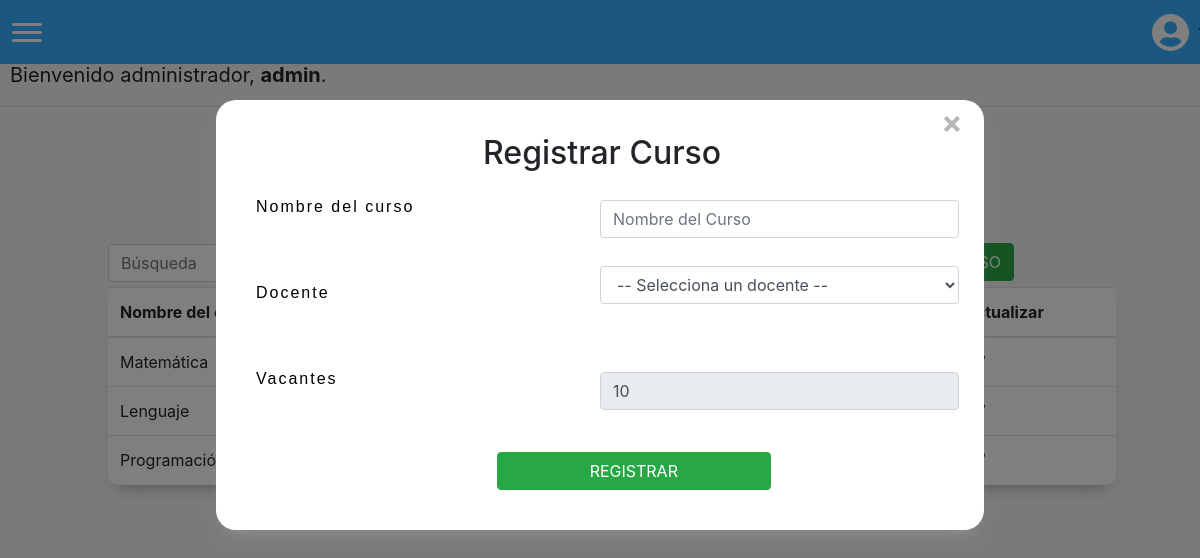
The page /crearcurso (signed in) on the database its author committed.
### matricula/models.py (models this page shows)
class User(AbstractUser):
    pass

class Curso(models.Model):
    nombreCurso = models.CharField(max_length=255, unique=True)
    profesor = models.ForeignKey(Profesor, on_delete=models.CASCADE, related_name="profesor")
    activo = models.BooleanField()
    vacantes = models.IntegerField(default=0)

### matricula/views.py (the view, shortened to what this page needs)
# urls.py: path('crearcurso', views.crearCurso, name='crearcurso'),
@login_required(login_url='/login')
def crearCurso(request):
    return render(request, "matricula/crearcurso.html", {
        'profesores': Profesor.objects.all(),
        'cursos': Curso.objects.all()
        })

### matricula/templates/matricula/crearcurso.html (shortened to what this page needs)
{% extends "matricula/layout.html" %}
{% block body %}
<div id="Form">
    <h2 id="formTitle">Registrar Curso</h2>
    <form action="{% url 'crearcurso' %}" method="post">
        <div id="registerForm">
            <div class="form-group row">
                <p class="col-sm-6">Nombre del curso</p>
                <input id="txtNombreCurso" autofocus class="form-control col-sm-6" type="text" name="nombreCurso" placeholder="Nombre del Curso" maxlength="50" required>
            </div>
            <div class="form-group row">
                <p class="col-sm-6">Docente</p>
                <select id="selectDocente" class="form-control col-sm-6" name="profesor" placeholder="Docente" required>
                    <option disabled selected value> -- Selecciona un docente -- </option>
                </select>
            </div>
            <div class="form-group row">
                <p class="col-sm-6">Vacantes</p>
                <input autofocus class="form-control col-sm-6" type="number" name="vacantes" placeholder="Vacantes" max="10" min="0" value="10" readonly required>
            </div>
        </div>
        <input id="btnShowConfirmation" class="btn btn-success" value="REGISTRAR" onclick="showConfirmation()" style="margin-left: 35%; margin-top: 14px;">
    </form>
</div>
<div style="margin-left: 35%; margin-bottom: 30px;">
    <h1 style="font-size: 40px;">Cursos registrados</h1>
</div>
<button id="options" class="btn btn-success" onclick="changeWindow()">NUEVO CURSO</button>
<div>
    <table id="tabla" class="table">
    <thead>
            <tr>
                <th scope="col">
                    Nombre del curso
                </th>
                <th scope="col">
                </th>
                <th scope="col">
                </th>
                <th scope="col">
                </th>
                <th scope="col">
                    Actualizar
                </th>
            </tr>
        </thead>
        <tbody>
            {% for curso in cursos %}
            <tr>
                <td scope="row">
                    {{curso.nombreCurso}}
                </td>
                <td scope="row">
                </td>
                <td scope="row">
                </td>
                <td scope="row">
                </td>
                <td scope="row">
                </td>
            </tr>
            {% endfor %}
        </tbody>
    </table>
</div>
{% endblock %}

### matricula/templates/matricula/layout.html (shortened to what this page needs)
{% load static %}
<!DOCTYPE html>
<html lang="en">
    <head>
        <link rel="stylesheet" href="https://stackpath.bootstrapcdn.com/bootstrap/4.4.1/css/bootstrap.min.css">
        <link href="{% static 'matricula/styles.css' %}" rel="stylesheet">
    </head>
    <body id="bootstrap-overrides">
        <nav>
            <div class="burger" onclick="navSlide()">
                <div class="line1"></div>
                <div class="line2"></div>
                <div class="line3"></div>
            </div>
            <div style="margin-left: 91%; cursor: pointer;" class="dropdown show">
                <a class="btn dropdown-toggle" role="button" id="dropdownMenuLink" data-toggle="dropdown" aria-haspopup="true" aria-expanded="false">
                </a>
                </div>
        </nav>
        <div id="greeting">
            {% if user.is_authenticated %}
                Bienvenido administrador,  <strong>{{ user.username }}</strong>.
            {% else %}
                Por favor,<a class="nav-link" href="{% url 'login'%}" style="display: inline;">Ingrese al sistema</a>
            {% endif %}
        </div>
        <div style="height: 40px;"></div>
        {% block body %}
        {% endblock %}
    </body>
</html>

### matricula/static/matricula/styles.css (style rules this page uses)
body { background-color: whitesmoke; }
p { color: black; text-align: justify; display: flex; width: 90%; letter-spacing: 2px; font-family: 'Cabin', sans-serif; padding: 15px; }
#bootstrap-overrides nav { display: flex; align-items: center; min-height: 8vh; font-family: 'Cabin', sans-serif; background-color: rgb(56, 175, 255); position: fixed; top: 0; width: 100%; }
#bootstrap-overrides .burger { margin-left: 7px; display: flex; z-index: 400; cursor: pointer; }
#bootstrap-overrides .burger div { width: 30px; height: 3px; background-color: rgb(255, 255, 255); margin: 5px; transition: all 0.3s ease; border-radius: 10px; }
body { overflow-x: hidden; }
#bootstrap-overrides .burger { display: block; }
#Form { margin-left: 18%; width: 64%; padding: 40px; padding-top: 10px; border-radius: 20px; background-color: white; -webkit-box-shadow: 0 8px 6px -6px #999; -moz-box-shadow: 0 8px 6px -6px #999; box-shadow: 0 10px 16px -10px #999; position: absolute; z-index: 3; top: 100px; }
#Form h2 { margin-left: 33%; }
div > input { margin-top: 20px; }
form > input { margin-left: 39%; }
.table { margin-left: 9%; width: 84%; padding: 40px; border-radius: 10px; background-color: white; -webkit-box-shadow: 0 8px 6px -6px #999; -moz-box-shadow: 0 8px 6px -6px #999; box-shadow: 0 10px 16px -10px #999; }
#options { margin: 0.2%; margin-bottom: 0.5%; display: inline; }
#exitForm { margin-left: 100%; cursor: pointer; }

### matricula/templates/matricula/layout.html (style rules this page uses)
#greeting { margin: 10px; font-size: 20px; margin-top: 5%; }

### matricula/templates/matricula/crearcurso.html (style rules this page uses)
html, body { margin: 0; height: 100%; overflow: hidden }

### rows shown on the page
User: username "admin"
Curso: nombreCurso "Matemática"
Curso: nombreCurso "Lenguaje"
Curso: nombreCurso "Programación"
